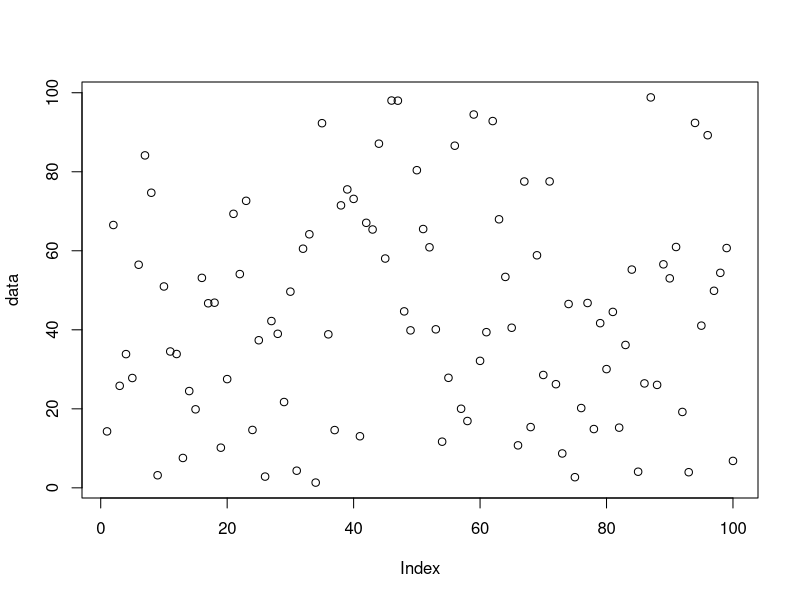
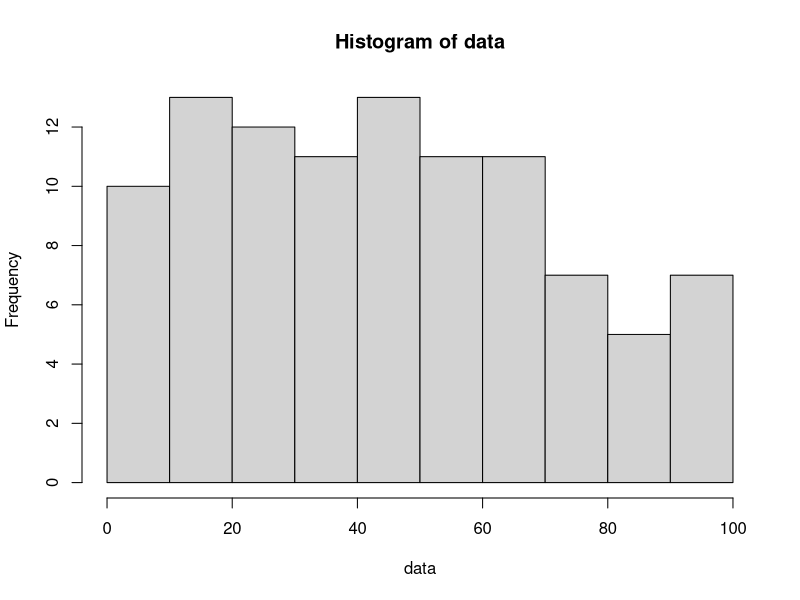
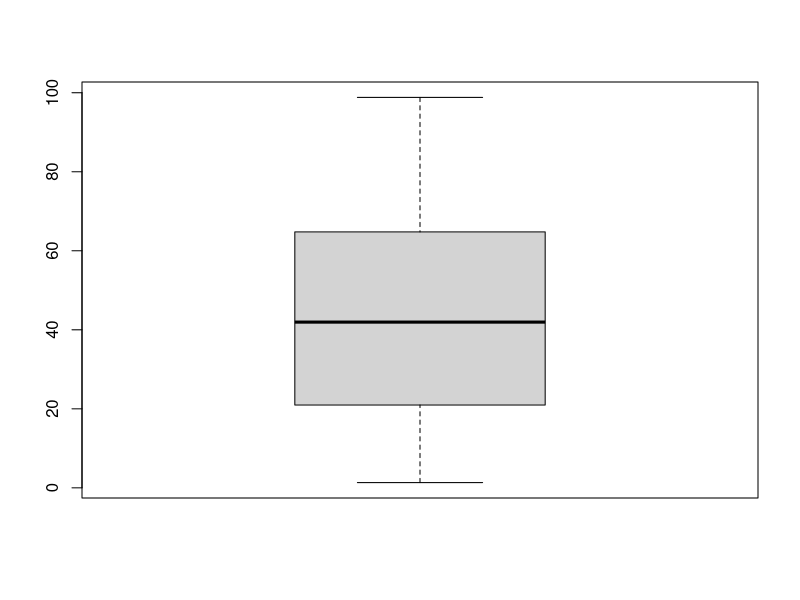
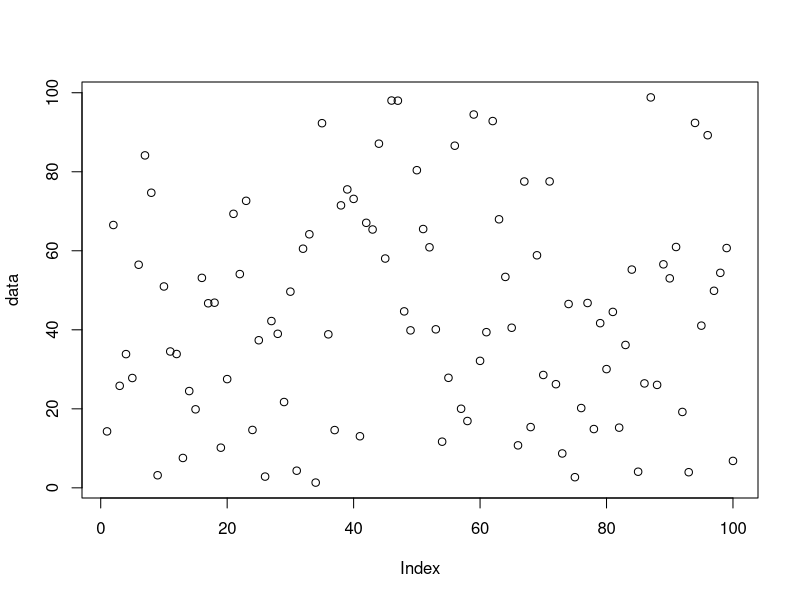
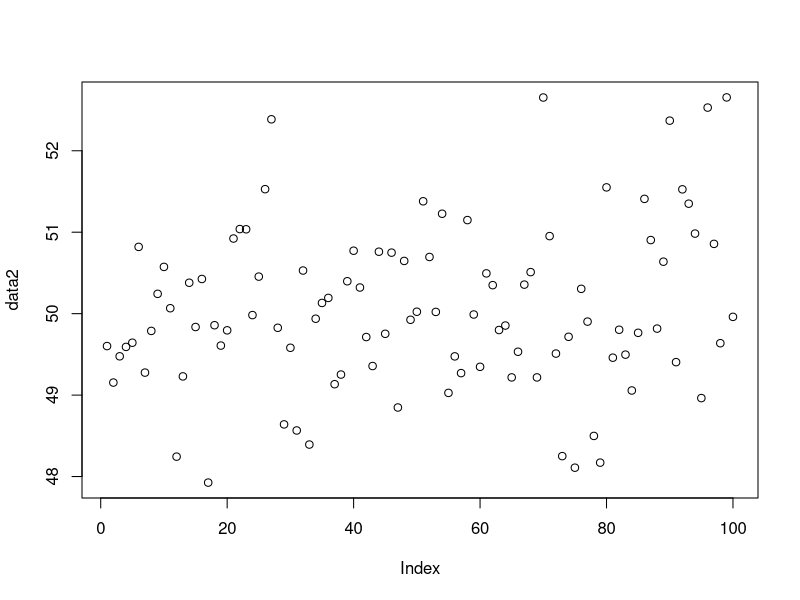
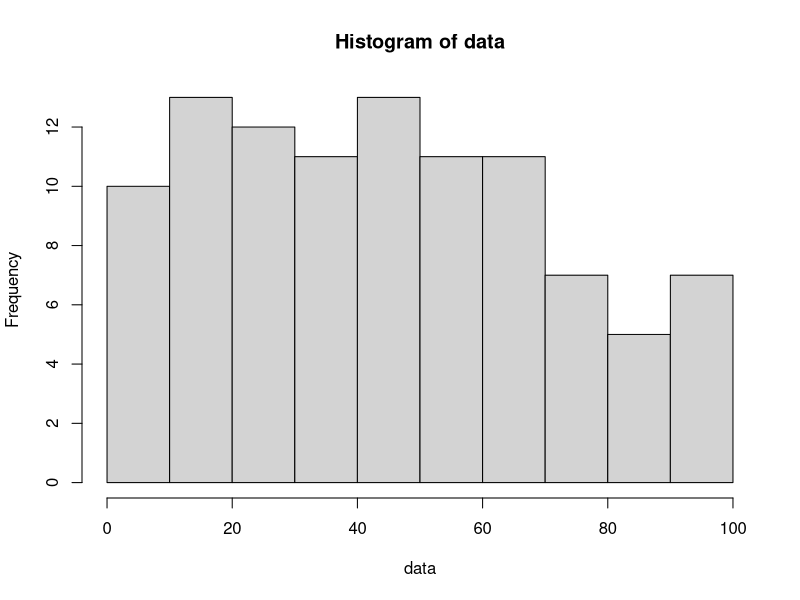
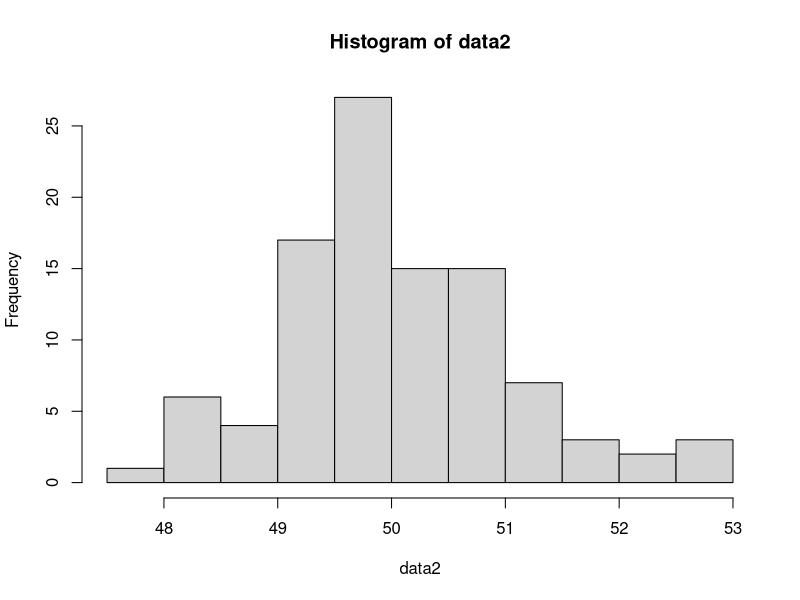
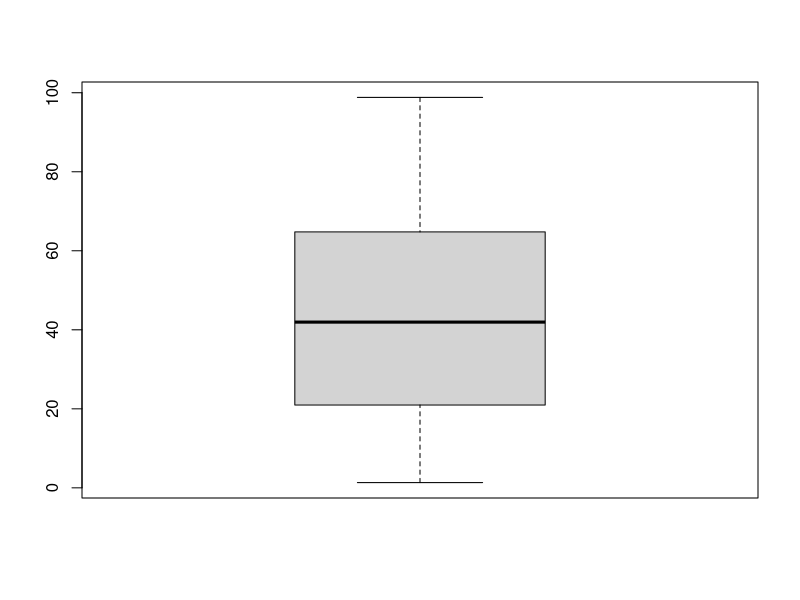

These figures' R source, in order:
# MAKE SOME DATA!

data <- runif(100,0,100)

mean(data)

median(data)

mode(data)
# [1] "numeric"
# OHO!! Not what we thought!
# More on that later

var(data)

sd(data)

IQR(data)

quantile(data)

summary(data)


# Demo some basic R math ON A VECTOR (list of numbers)

data

data - mean(data)  # deviances!

(data - mean(data))^2  # squared deviances!

(data - mean(data))/sd(data)  # zscores! (# of SDs away from mean)


zscores <- (data - mean(data))/sd(data)


zscores



# basic plots
plot(data)

hist(data)

boxplot(data)


# Make different data
data2 <- rnorm(100, mean = 50, sd = 1)

plot(data)
plot(data2)

hist(data)
hist(data2)

boxplot(data)
boxplot(data2)

hist(data,breaks=c(0,10,20,30,40,50,60,70,80,90,100))
hist(data,breaks=c(0,10,20,30,40,60,70,80,100))


hist(data, plot=FALSE)
# $breaks
#  [1]   0  10  20  30  40  50  60  70  80  90 100
#
# $counts
#  [1] 14  3  9  9 10 12  9 14  6 14
#
# $density
#  [1] 0.014 0.003 0.009 0.009 0.010 0.012 0.009 0.014 0.006 0.014
#
# $mids
#  [1]  5 15 25 35 45 55 65 75 85 95
#
# $xname
# [1] "data"
#
# $equidist
# [1] TRUE
#
# attr(,"class")
# [1] "histogram"


hist(data2, plot=FALSE) -> h

h$mids -> x

h$counts -> y

plot(x=x, y=y, type="b", main ="frequency polygon")






getmode <- function(v) {
   uniqv <- unique(v)
   uniqv[which.max(tabulate(match(v, uniqv)))]
}

getmode(data)

